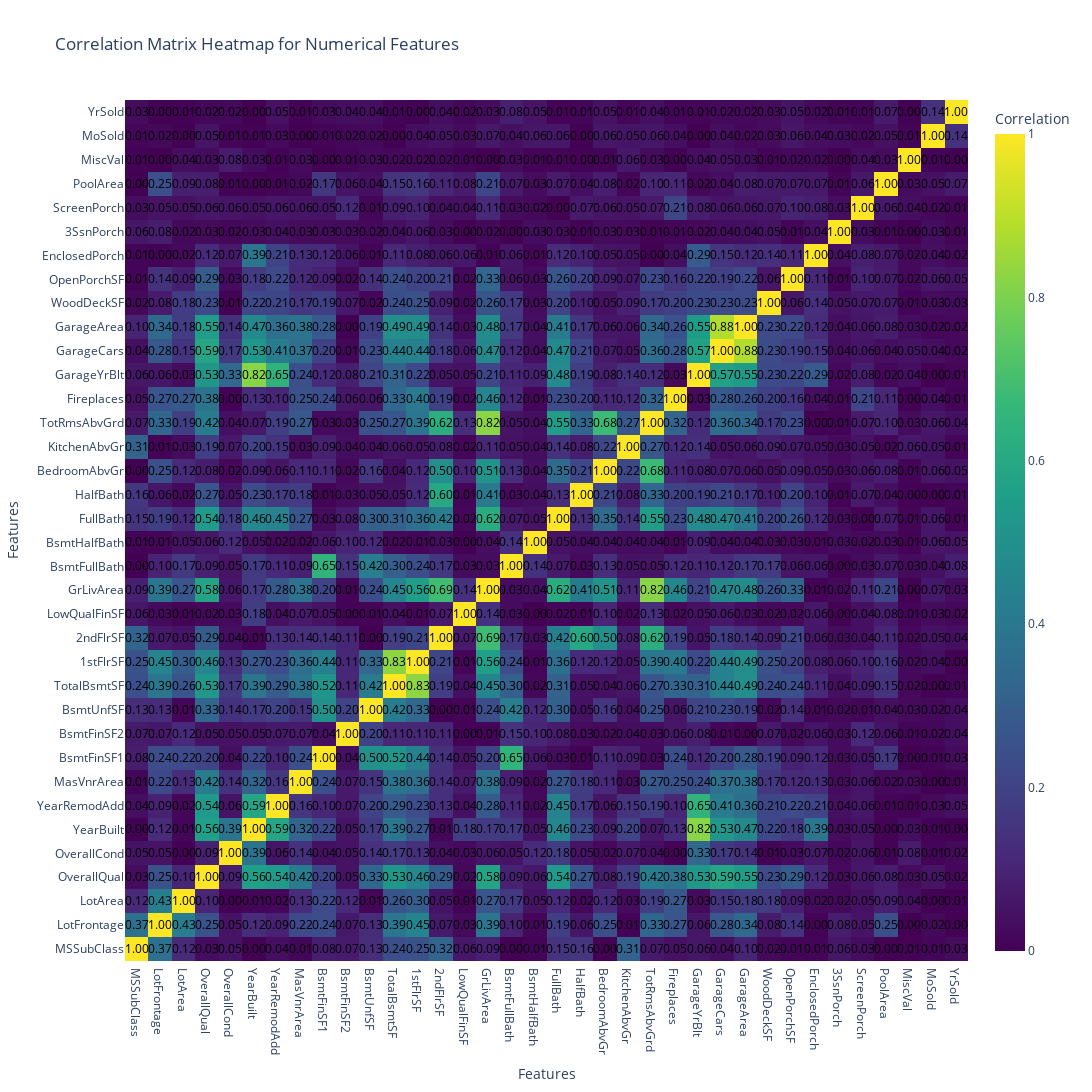

Notebook code cell kept with this figure:
### Markdown cell above
#### Heatmap with Metrics to understand correlations

### Code cell
import plotly.graph_objects as go


# Calculate the absolute correlation matrix for numerical features
numerical_features = X_train.select_dtypes(include=['int64', 'float64'])
corrMatrix = numerical_features.corr().abs()

fig = go.Figure(data=go.Heatmap(
    z=corrMatrix.values,
    x=corrMatrix.columns,
    y=corrMatrix.columns,
    colorscale='Viridis',  
    zmin=0, zmax=1,  
    colorbar=dict(title='Correlation'),
    text=corrMatrix.values,  
    texttemplate='%{text:.2f}',  
    textfont=dict(size=12, color='black'),
))


fig.update_layout(
    title='Correlation Matrix Heatmap for Numerical Features',
    xaxis_title='Features',
    yaxis_title='Features',
    width=1200,  
    height=1200, 
)

fig.show()

### Figure 1 — Plotly figure (JSON) as saved in the notebook; plotly's stock layout.template omitted (floating-point values rounded to 4 significant figures; data arrays with more than 128 entries replaced by an {"elided": "..."} marker saying what was removed)
{"data": [{"colorbar": {"title": {"text": "Correlation"}}, "colorscale": [[0, "#440154"], [0.1111, "#482878"], [0.2222, "#3e4989"], [0.3333, "#31688e"], [0.4444, "#26828e"], [0.5556, "#1f9e89"], [0.6667, "#35b779"], [0.7778, "#6ece58"], [0.8889, "#b5de2b"], [1, "#fde725"]], "text": {"elided": "36x36 float values"}, "textfont": {"color": "black", "size": 12}, "texttemplate": "%{text:.2f}", "type": "heatmap", "x": ["MSSubClass", "LotFrontage", "LotArea", "OverallQual", "OverallCond", "YearBuilt", "YearRemodAdd", "MasVnrArea", "BsmtFinSF1", "BsmtFinSF2", "BsmtUnfSF", "TotalBsmtSF", "1stFlrSF", "2ndFlrSF", "LowQualFinSF", "GrLivArea", "BsmtFullBath", "BsmtHalfBath", "FullBath", "HalfBath", "BedroomAbvGr", "KitchenAbvGr", "TotRmsAbvGrd", "Fireplaces", "GarageYrBlt", "GarageCars", "GarageArea", "WoodDeckSF", "OpenPorchSF", "EnclosedPorch", "3SsnPorch", "ScreenPorch", "PoolArea", "MiscVal", "MoSold", "YrSold"], "y": ["MSSubClass", "LotFrontage", "LotArea", "OverallQual", "OverallCond", "YearBuilt", "YearRemodAdd", "MasVnrArea", "BsmtFinSF1", "BsmtFinSF2", "BsmtUnfSF", "TotalBsmtSF", "1stFlrSF", "2ndFlrSF", "LowQualFinSF", "GrLivArea", "BsmtFullBath", "BsmtHalfBath", "FullBath", "HalfBath", "BedroomAbvGr", "KitchenAbvGr", "TotRmsAbvGrd", "Fireplaces", "GarageYrBlt", "GarageCars", "GarageArea", "WoodDeckSF", "OpenPorchSF", "EnclosedPorch", "3SsnPorch", "ScreenPorch", "PoolArea", "MiscVal", "MoSold", "YrSold"], "z": {"elided": "36x36 float values"}, "zmax": 1, "zmin": 0}], "layout": {"height": 1200, "title": {"text": "Correlation Matrix Heatmap for Numerical Features"}, "width": 1200, "xaxis": {"title": {"text": "Features"}}, "yaxis": {"title": {"text": "Features"}}}}
